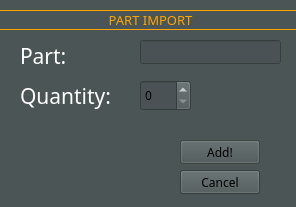
<?xml version="1.0" encoding="UTF-8"?>
<ui version="4.0">
 <class>addToStorage</class>
 <widget class="QDialog" name="addToStorage">
  <property name="geometry">
   <rect>
    <x>0</x>
    <y>0</y>
    <width>296</width>
    <height>207</height>
   </rect>
  </property>
  <property name="palette">
   <palette>
    <active>
     <colorrole role="WindowText">
      <brush brushstyle="SolidPattern">
       <color alpha="255">
        <red>255</red>
        <green>255</green>
        <blue>255</blue>
       </color>
      </brush>
     </colorrole>
     <colorrole role="Button">
      <brush brushstyle="SolidPattern">
       <color alpha="255">
        <red>75</red>
        <green>85</green>
        <blue>85</blue>
       </color>
      </brush>
     </colorrole>
     <colorrole role="Light">
      <brush brushstyle="SolidPattern">
       <color alpha="255">
        <red>112</red>
        <green>127</green>
        <blue>127</blue>
       </color>
      </brush>
     </colorrole>
     <colorrole role="Midlight">
      <brush brushstyle="SolidPattern">
       <color alpha="255">
        <red>93</red>
        <green>106</green>
        <blue>106</blue>
       </color>
      </brush>
     </colorrole>
     <colorrole role="Dark">
      <brush brushstyle="SolidPattern">
       <color alpha="255">
        <red>37</red>
        <green>42</green>
        <blue>42</blue>
       </color>
      </brush>
     </colorrole>
     <colorrole role="Mid">
      <brush brushstyle="SolidPattern">
       <color alpha="255">
        <red>50</red>
        <green>57</green>
        <blue>57</blue>
       </color>
      </brush>
     </colorrole>
     <colorrole role="Text">
      <brush brushstyle="SolidPattern">
       <color alpha="255">
        <red>0</red>
        <green>0</green>
        <blue>0</blue>
       </color>
      </brush>
     </colorrole>
     <colorrole role="BrightText">
      <brush brushstyle="SolidPattern">
       <color alpha="255">
        <red>255</red>
        <green>255</green>
        <blue>255</blue>
       </color>
      </brush>
     </colorrole>
     <colorrole role="ButtonText">
      <brush brushstyle="SolidPattern">
       <color alpha="255">
        <red>0</red>
        <green>0</green>
        <blue>0</blue>
       </color>
      </brush>
     </colorrole>
     <colorrole role="Base">
      <brush brushstyle="SolidPattern">
       <color alpha="255">
        <red>74</red>
        <green>82</green>
        <blue>85</blue>
       </color>
      </brush>
     </colorrole>
     <colorrole role="Window">
      <brush brushstyle="SolidPattern">
       <color alpha="255">
        <red>75</red>
        <green>85</green>
        <blue>85</blue>
       </color>
      </brush>
     </colorrole>
     <colorrole role="Shadow">
      <brush brushstyle="SolidPattern">
       <color alpha="255">
        <red>113</red>
        <green>126</green>
        <blue>130</blue>
       </color>
      </brush>
     </colorrole>
     <colorrole role="Highlight">
      <brush brushstyle="SolidPattern">
       <color alpha="255">
        <red>76</red>
        <green>85</green>
        <blue>78</blue>
       </color>
      </brush>
     </colorrole>
     <colorrole role="AlternateBase">
      <brush brushstyle="SolidPattern">
       <color alpha="255">
        <red>37</red>
        <green>42</green>
        <blue>42</blue>
       </color>
      </brush>
     </colorrole>
     <colorrole role="ToolTipBase">
      <brush brushstyle="SolidPattern">
       <color alpha="255">
        <red>255</red>
        <green>255</green>
        <blue>220</blue>
       </color>
      </brush>
     </colorrole>
     <colorrole role="ToolTipText">
      <brush brushstyle="SolidPattern">
       <color alpha="255">
        <red>0</red>
        <green>0</green>
        <blue>0</blue>
       </color>
      </brush>
     </colorrole>
     <colorrole role="PlaceholderText">
      <brush brushstyle="SolidPattern">
       <color alpha="127">
        <red>255</red>
        <green>255</green>
        <blue>255</blue>
       </color>
      </brush>
     </colorrole>
     <colorrole role="Accent">
      <brush brushstyle="SolidPattern">
       <color alpha="255">
        <red>0</red>
        <green>255</green>
        <blue>255</blue>
       </color>
      </brush>
     </colorrole>
    </active>
    <inactive>
     <colorrole role="WindowText">
      <brush brushstyle="SolidPattern">
       <color alpha="255">
        <red>255</red>
        <green>255</green>
        <blue>255</blue>
       </color>
      </brush>
     </colorrole>
     <colorrole role="Button">
      <brush brushstyle="SolidPattern">
       <color alpha="255">
        <red>75</red>
        <green>85</green>
        <blue>85</blue>
       </color>
      </brush>
     </colorrole>
     <colorrole role="Light">
      <brush brushstyle="SolidPattern">
       <color alpha="255">
        <red>112</red>
        <green>127</green>
        <blue>127</blue>
       </color>
      </brush>
     </colorrole>
     <colorrole role="Midlight">
      <brush brushstyle="SolidPattern">
       <color alpha="255">
        <red>93</red>
        <green>106</green>
        <blue>106</blue>
       </color>
      </brush>
     </colorrole>
     <colorrole role="Dark">
      <brush brushstyle="SolidPattern">
       <color alpha="255">
        <red>37</red>
        <green>42</green>
        <blue>42</blue>
       </color>
      </brush>
     </colorrole>
     <colorrole role="Mid">
      <brush brushstyle="SolidPattern">
       <color alpha="255">
        <red>50</red>
        <green>57</green>
        <blue>57</blue>
       </color>
      </brush>
     </colorrole>
     <colorrole role="Text">
      <brush brushstyle="SolidPattern">
       <color alpha="255">
        <red>0</red>
        <green>0</green>
        <blue>0</blue>
       </color>
      </brush>
     </colorrole>
     <colorrole role="BrightText">
      <brush brushstyle="SolidPattern">
       <color alpha="255">
        <red>255</red>
        <green>255</green>
        <blue>255</blue>
       </color>
      </brush>
     </colorrole>
     <colorrole role="ButtonText">
      <brush brushstyle="SolidPattern">
       <color alpha="255">
        <red>0</red>
        <green>0</green>
        <blue>0</blue>
       </color>
      </brush>
     </colorrole>
     <colorrole role="Base">
      <brush brushstyle="SolidPattern">
       <color alpha="255">
        <red>74</red>
        <green>82</green>
        <blue>85</blue>
       </color>
      </brush>
     </colorrole>
     <colorrole role="Window">
      <brush brushstyle="SolidPattern">
       <color alpha="255">
        <red>75</red>
        <green>85</green>
        <blue>85</blue>
       </color>
      </brush>
     </colorrole>
     <colorrole role="Shadow">
      <brush brushstyle="SolidPattern">
       <color alpha="255">
        <red>113</red>
        <green>126</green>
        <blue>130</blue>
       </color>
      </brush>
     </colorrole>
     <colorrole role="Highlight">
      <brush brushstyle="SolidPattern">
       <color alpha="255">
        <red>76</red>
        <green>85</green>
        <blue>78</blue>
       </color>
      </brush>
     </colorrole>
     <colorrole role="AlternateBase">
      <brush brushstyle="SolidPattern">
       <color alpha="255">
        <red>37</red>
        <green>42</green>
        <blue>42</blue>
       </color>
      </brush>
     </colorrole>
     <colorrole role="ToolTipBase">
      <brush brushstyle="SolidPattern">
       <color alpha="255">
        <red>255</red>
        <green>255</green>
        <blue>220</blue>
       </color>
      </brush>
     </colorrole>
     <colorrole role="ToolTipText">
      <brush brushstyle="SolidPattern">
       <color alpha="255">
        <red>0</red>
        <green>0</green>
        <blue>0</blue>
       </color>
      </brush>
     </colorrole>
     <colorrole role="PlaceholderText">
      <brush brushstyle="SolidPattern">
       <color alpha="127">
        <red>255</red>
        <green>255</green>
        <blue>255</blue>
       </color>
      </brush>
     </colorrole>
     <colorrole role="Accent">
      <brush brushstyle="SolidPattern">
       <color alpha="255">
        <red>0</red>
        <green>255</green>
        <blue>255</blue>
       </color>
      </brush>
     </colorrole>
    </inactive>
    <disabled>
     <colorrole role="WindowText">
      <brush brushstyle="SolidPattern">
       <color alpha="255">
        <red>37</red>
        <green>42</green>
        <blue>42</blue>
       </color>
      </brush>
     </colorrole>
     <colorrole role="Button">
      <brush brushstyle="SolidPattern">
       <color alpha="255">
        <red>75</red>
        <green>85</green>
        <blue>85</blue>
       </color>
      </brush>
     </colorrole>
     <colorrole role="Light">
      <brush brushstyle="SolidPattern">
       <color alpha="255">
        <red>112</red>
        <green>127</green>
        <blue>127</blue>
       </color>
      </brush>
     </colorrole>
     <colorrole role="Midlight">
      <brush brushstyle="SolidPattern">
       <color alpha="255">
        <red>93</red>
        <green>106</green>
        <blue>106</blue>
       </color>
      </brush>
     </colorrole>
     <colorrole role="Dark">
      <brush brushstyle="SolidPattern">
       <color alpha="255">
        <red>37</red>
        <green>42</green>
        <blue>42</blue>
       </color>
      </brush>
     </colorrole>
     <colorrole role="Mid">
      <brush brushstyle="SolidPattern">
       <color alpha="255">
        <red>50</red>
        <green>57</green>
        <blue>57</blue>
       </color>
      </brush>
     </colorrole>
     <colorrole role="Text">
      <brush brushstyle="SolidPattern">
       <color alpha="255">
        <red>37</red>
        <green>42</green>
        <blue>42</blue>
       </color>
      </brush>
     </colorrole>
     <colorrole role="BrightText">
      <brush brushstyle="SolidPattern">
       <color alpha="255">
        <red>255</red>
        <green>255</green>
        <blue>255</blue>
       </color>
      </brush>
     </colorrole>
     <colorrole role="ButtonText">
      <brush brushstyle="SolidPattern">
       <color alpha="255">
        <red>37</red>
        <green>42</green>
        <blue>42</blue>
       </color>
      </brush>
     </colorrole>
     <colorrole role="Base">
      <brush brushstyle="SolidPattern">
       <color alpha="255">
        <red>75</red>
        <green>85</green>
        <blue>85</blue>
       </color>
      </brush>
     </colorrole>
     <colorrole role="Window">
      <brush brushstyle="SolidPattern">
       <color alpha="255">
        <red>75</red>
        <green>85</green>
        <blue>85</blue>
       </color>
      </brush>
     </colorrole>
     <colorrole role="Shadow">
      <brush brushstyle="SolidPattern">
       <color alpha="255">
        <red>113</red>
        <green>126</green>
        <blue>130</blue>
       </color>
      </brush>
     </colorrole>
     <colorrole role="AlternateBase">
      <brush brushstyle="SolidPattern">
       <color alpha="255">
        <red>75</red>
        <green>85</green>
        <blue>85</blue>
       </color>
      </brush>
     </colorrole>
     <colorrole role="ToolTipBase">
      <brush brushstyle="SolidPattern">
       <color alpha="255">
        <red>255</red>
        <green>255</green>
        <blue>220</blue>
       </color>
      </brush>
     </colorrole>
     <colorrole role="ToolTipText">
      <brush brushstyle="SolidPattern">
       <color alpha="255">
        <red>0</red>
        <green>0</green>
        <blue>0</blue>
       </color>
      </brush>
     </colorrole>
     <colorrole role="PlaceholderText">
      <brush brushstyle="SolidPattern">
       <color alpha="127">
        <red>255</red>
        <green>255</green>
        <blue>255</blue>
       </color>
      </brush>
     </colorrole>
     <colorrole role="Accent">
      <brush brushstyle="SolidPattern">
       <color alpha="255">
        <red>0</red>
        <green>255</green>
        <blue>255</blue>
       </color>
      </brush>
     </colorrole>
    </disabled>
   </palette>
  </property>
  <property name="windowTitle">
   <string>Dialog</string>
  </property>
  <widget class="QLabel" name="partLabel">
   <property name="geometry">
    <rect>
     <x>20</x>
     <y>40</y>
     <width>81</width>
     <height>31</height>
    </rect>
   </property>
   <property name="font">
    <font>
     <family>Sitka</family>
     <pointsize>16</pointsize>
    </font>
   </property>
   <property name="text">
    <string>Part:</string>
   </property>
  </widget>
  <widget class="QLabel" name="quantityLabel">
   <property name="geometry">
    <rect>
     <x>20</x>
     <y>80</y>
     <width>111</width>
     <height>31</height>
    </rect>
   </property>
   <property name="font">
    <font>
     <family>Sitka</family>
     <pointsize>16</pointsize>
    </font>
   </property>
   <property name="text">
    <string>Quantity: </string>
   </property>
  </widget>
  <widget class="QLineEdit" name="input">
   <property name="geometry">
    <rect>
     <x>140</x>
     <y>40</y>
     <width>141</width>
     <height>24</height>
    </rect>
   </property>
   <property name="font">
    <font>
     <family>Sitka</family>
    </font>
   </property>
  </widget>
  <widget class="QSpinBox" name="quantitySelect">
   <property name="geometry">
    <rect>
     <x>140</x>
     <y>80</y>
     <width>51</width>
     <height>31</height>
    </rect>
   </property>
   <property name="font">
    <font>
     <family>Sitka</family>
    </font>
   </property>
   <property name="maximum">
    <number>1000</number>
   </property>
  </widget>
  <widget class="QPushButton" name="addBtn">
   <property name="geometry">
    <rect>
     <x>180</x>
     <y>140</y>
     <width>80</width>
     <height>24</height>
    </rect>
   </property>
   <property name="font">
    <font>
     <family>Sitka</family>
    </font>
   </property>
   <property name="text">
    <string>Add!</string>
   </property>
  </widget>
  <widget class="QPushButton" name="cancelBtn">
   <property name="geometry">
    <rect>
     <x>180</x>
     <y>170</y>
     <width>80</width>
     <height>24</height>
    </rect>
   </property>
   <property name="palette">
    <palette>
     <active>
      <colorrole role="WindowText">
       <brush brushstyle="SolidPattern">
        <color alpha="255">
         <red>255</red>
         <green>255</green>
         <blue>255</blue>
        </color>
       </brush>
      </colorrole>
      <colorrole role="Button">
       <brush brushstyle="SolidPattern">
        <color alpha="255">
         <red>75</red>
         <green>85</green>
         <blue>85</blue>
        </color>
       </brush>
      </colorrole>
      <colorrole role="Light">
       <brush brushstyle="SolidPattern">
        <color alpha="255">
         <red>112</red>
         <green>127</green>
         <blue>127</blue>
        </color>
       </brush>
      </colorrole>
      <colorrole role="Midlight">
       <brush brushstyle="SolidPattern">
        <color alpha="255">
         <red>93</red>
         <green>106</green>
         <blue>106</blue>
        </color>
       </brush>
      </colorrole>
      <colorrole role="Dark">
       <brush brushstyle="SolidPattern">
        <color alpha="255">
         <red>37</red>
         <green>42</green>
         <blue>42</blue>
        </color>
       </brush>
      </colorrole>
      <colorrole role="Mid">
       <brush brushstyle="SolidPattern">
        <color alpha="255">
         <red>50</red>
         <green>57</green>
         <blue>57</blue>
        </color>
       </brush>
      </colorrole>
      <colorrole role="Text">
       <brush brushstyle="SolidPattern">
        <color alpha="255">
         <red>0</red>
         <green>0</green>
         <blue>0</blue>
        </color>
       </brush>
      </colorrole>
      <colorrole role="BrightText">
       <brush brushstyle="SolidPattern">
        <color alpha="255">
         <red>255</red>
         <green>255</green>
         <blue>255</blue>
        </color>
       </brush>
      </colorrole>
      <colorrole role="ButtonText">
       <brush brushstyle="SolidPattern">
        <color alpha="255">
         <red>0</red>
         <green>0</green>
         <blue>0</blue>
        </color>
       </brush>
      </colorrole>
      <colorrole role="Base">
       <brush brushstyle="SolidPattern">
        <color alpha="255">
         <red>74</red>
         <green>82</green>
         <blue>85</blue>
        </color>
       </brush>
      </colorrole>
      <colorrole role="Window">
       <brush brushstyle="SolidPattern">
        <color alpha="255">
         <red>75</red>
         <green>85</green>
         <blue>85</blue>
        </color>
       </brush>
      </colorrole>
      <colorrole role="Shadow">
       <brush brushstyle="SolidPattern">
        <color alpha="255">
         <red>113</red>
         <green>126</green>
         <blue>130</blue>
        </color>
       </brush>
      </colorrole>
      <colorrole role="Highlight">
       <brush brushstyle="SolidPattern">
        <color alpha="255">
         <red>76</red>
         <green>85</green>
         <blue>78</blue>
        </color>
       </brush>
      </colorrole>
      <colorrole role="AlternateBase">
       <brush brushstyle="SolidPattern">
        <color alpha="255">
         <red>37</red>
         <green>42</green>
         <blue>42</blue>
        </color>
       </brush>
      </colorrole>
      <colorrole role="ToolTipBase">
       <brush brushstyle="SolidPattern">
        <color alpha="255">
         <red>255</red>
         <green>255</green>
         <blue>220</blue>
        </color>
       </brush>
      </colorrole>
      <colorrole role="ToolTipText">
       <brush brushstyle="SolidPattern">
        <color alpha="255">
         <red>0</red>
         <green>0</green>
         <blue>0</blue>
        </color>
       </brush>
      </colorrole>
      <colorrole role="PlaceholderText">
       <brush brushstyle="SolidPattern">
        <color alpha="127">
         <red>255</red>
         <green>255</green>
         <blue>255</blue>
        </color>
       </brush>
      </colorrole>
      <colorrole role="Accent">
       <brush brushstyle="SolidPattern">
        <color alpha="255">
         <red>0</red>
         <green>255</green>
         <blue>255</blue>
        </color>
       </brush>
      </colorrole>
     </active>
     <inactive>
      <colorrole role="WindowText">
       <brush brushstyle="SolidPattern">
        <color alpha="255">
         <red>255</red>
         <green>255</green>
         <blue>255</blue>
        </color>
       </brush>
      </colorrole>
      <colorrole role="Button">
       <brush brushstyle="SolidPattern">
        <color alpha="255">
         <red>75</red>
         <green>85</green>
         <blue>85</blue>
        </color>
       </brush>
      </colorrole>
      <colorrole role="Light">
       <brush brushstyle="SolidPattern">
        <color alpha="255">
         <red>112</red>
         <green>127</green>
         <blue>127</blue>
        </color>
       </brush>
      </colorrole>
      <colorrole role="Midlight">
       <brush brushstyle="SolidPattern">
        <color alpha="255">
         <red>93</red>
         <green>106</green>
         <blue>106</blue>
        </color>
       </brush>
      </colorrole>
      <colorrole role="Dark">
       <brush brushstyle="SolidPattern">
        <color alpha="255">
         <red>37</red>
         <green>42</green>
         <blue>42</blue>
        </color>
       </brush>
      </colorrole>
      <colorrole role="Mid">
       <brush brushstyle="SolidPattern">
        <color alpha="255">
         <red>50</red>
         <green>57</green>
         <blue>57</blue>
        </color>
       </brush>
      </colorrole>
      <colorrole role="Text">
       <brush brushstyle="SolidPattern">
        <color alpha="255">
         <red>0</red>
         <green>0</green>
         <blue>0</blue>
        </color>
       </brush>
      </colorrole>
      <colorrole role="BrightText">
       <brush brushstyle="SolidPattern">
        <color alpha="255">
         <red>255</red>
         <green>255</green>
         <blue>255</blue>
        </color>
       </brush>
      </colorrole>
      <colorrole role="ButtonText">
       <brush brushstyle="SolidPattern">
        <color alpha="255">
         <red>0</red>
         <green>0</green>
         <blue>0</blue>
        </color>
       </brush>
      </colorrole>
      <colorrole role="Base">
       <brush brushstyle="SolidPattern">
        <color alpha="255">
         <red>74</red>
         <green>82</green>
         <blue>85</blue>
        </color>
       </brush>
      </colorrole>
      <colorrole role="Window">
       <brush brushstyle="SolidPattern">
        <color alpha="255">
         <red>75</red>
         <green>85</green>
         <blue>85</blue>
        </color>
       </brush>
      </colorrole>
      <colorrole role="Shadow">
       <brush brushstyle="SolidPattern">
        <color alpha="255">
         <red>113</red>
         <green>126</green>
         <blue>130</blue>
        </color>
       </brush>
      </colorrole>
      <colorrole role="Highlight">
       <brush brushstyle="SolidPattern">
        <color alpha="255">
         <red>76</red>
         <green>85</green>
         <blue>78</blue>
        </color>
       </brush>
      </colorrole>
      <colorrole role="AlternateBase">
       <brush brushstyle="SolidPattern">
        <color alpha="255">
         <red>37</red>
         <green>42</green>
         <blue>42</blue>
        </color>
       </brush>
      </colorrole>
      <colorrole role="ToolTipBase">
       <brush brushstyle="SolidPattern">
        <color alpha="255">
         <red>255</red>
         <green>255</green>
         <blue>220</blue>
        </color>
       </brush>
      </colorrole>
      <colorrole role="ToolTipText">
       <brush brushstyle="SolidPattern">
        <color alpha="255">
         <red>0</red>
         <green>0</green>
         <blue>0</blue>
        </color>
       </brush>
      </colorrole>
      <colorrole role="PlaceholderText">
       <brush brushstyle="SolidPattern">
        <color alpha="127">
         <red>255</red>
         <green>255</green>
         <blue>255</blue>
        </color>
       </brush>
      </colorrole>
      <colorrole role="Accent">
       <brush brushstyle="SolidPattern">
        <color alpha="255">
         <red>0</red>
         <green>255</green>
         <blue>255</blue>
        </color>
       </brush>
      </colorrole>
     </inactive>
     <disabled>
      <colorrole role="WindowText">
       <brush brushstyle="SolidPattern">
        <color alpha="255">
         <red>37</red>
         <green>42</green>
         <blue>42</blue>
        </color>
       </brush>
      </colorrole>
      <colorrole role="Button">
       <brush brushstyle="SolidPattern">
        <color alpha="255">
         <red>75</red>
         <green>85</green>
         <blue>85</blue>
        </color>
       </brush>
      </colorrole>
      <colorrole role="Light">
       <brush brushstyle="SolidPattern">
        <color alpha="255">
         <red>112</red>
         <green>127</green>
         <blue>127</blue>
        </color>
       </brush>
      </colorrole>
      <colorrole role="Midlight">
       <brush brushstyle="SolidPattern">
        <color alpha="255">
         <red>93</red>
         <green>106</green>
         <blue>106</blue>
        </color>
       </brush>
      </colorrole>
      <colorrole role="Dark">
       <brush brushstyle="SolidPattern">
        <color alpha="255">
         <red>37</red>
         <green>42</green>
         <blue>42</blue>
        </color>
       </brush>
      </colorrole>
      <colorrole role="Mid">
       <brush brushstyle="SolidPattern">
        <color alpha="255">
         <red>50</red>
         <green>57</green>
         <blue>57</blue>
        </color>
       </brush>
      </colorrole>
      <colorrole role="Text">
       <brush brushstyle="SolidPattern">
        <color alpha="255">
         <red>37</red>
         <green>42</green>
         <blue>42</blue>
        </color>
       </brush>
      </colorrole>
      <colorrole role="BrightText">
       <brush brushstyle="SolidPattern">
        <color alpha="255">
         <red>255</red>
         <green>255</green>
         <blue>255</blue>
        </color>
       </brush>
      </colorrole>
      <colorrole role="ButtonText">
       <brush brushstyle="SolidPattern">
        <color alpha="255">
         <red>37</red>
         <green>42</green>
         <blue>42</blue>
        </color>
       </brush>
      </colorrole>
      <colorrole role="Base">
       <brush brushstyle="SolidPattern">
        <color alpha="255">
         <red>75</red>
         <green>85</green>
         <blue>85</blue>
        </color>
       </brush>
      </colorrole>
      <colorrole role="Window">
       <brush brushstyle="SolidPattern">
        <color alpha="255">
         <red>75</red>
         <green>85</green>
         <blue>85</blue>
        </color>
       </brush>
      </colorrole>
      <colorrole role="Shadow">
       <brush brushstyle="SolidPattern">
        <color alpha="255">
         <red>113</red>
         <green>126</green>
         <blue>130</blue>
        </color>
       </brush>
      </colorrole>
      <colorrole role="AlternateBase">
       <brush brushstyle="SolidPattern">
        <color alpha="255">
         <red>75</red>
         <green>85</green>
         <blue>85</blue>
        </color>
       </brush>
      </colorrole>
      <colorrole role="ToolTipBase">
       <brush brushstyle="SolidPattern">
        <color alpha="255">
         <red>255</red>
         <green>255</green>
         <blue>220</blue>
        </color>
       </brush>
      </colorrole>
      <colorrole role="ToolTipText">
       <brush brushstyle="SolidPattern">
        <color alpha="255">
         <red>0</red>
         <green>0</green>
         <blue>0</blue>
        </color>
       </brush>
      </colorrole>
      <colorrole role="PlaceholderText">
       <brush brushstyle="SolidPattern">
        <color alpha="127">
         <red>255</red>
         <green>255</green>
         <blue>255</blue>
        </color>
       </brush>
      </colorrole>
      <colorrole role="Accent">
       <brush brushstyle="SolidPattern">
        <color alpha="255">
         <red>0</red>
         <green>255</green>
         <blue>255</blue>
        </color>
       </brush>
      </colorrole>
     </disabled>
    </palette>
   </property>
   <property name="font">
    <font>
     <family>Sitka</family>
    </font>
   </property>
   <property name="text">
    <string>Cancel</string>
   </property>
  </widget>
  <widget class="QLabel" name="Header">
   <property name="geometry">
    <rect>
     <x>-90</x>
     <y>10</y>
     <width>481</width>
     <height>20</height>
    </rect>
   </property>
   <property name="font">
    <font>
     <family>Sitka</family>
     <pointsize>10</pointsize>
    </font>
   </property>
   <property name="styleSheet">
    <string notr="true">color:orange;</string>
   </property>
   <property name="frameShape">
    <enum>QFrame::Box</enum>
   </property>
   <property name="text">
    <string>PART IMPORT</string>
   </property>
   <property name="alignment">
    <set>Qt::AlignCenter</set>
   </property>
  </widget>
 </widget>
 <resources/>
 <connections/>
</ui>
